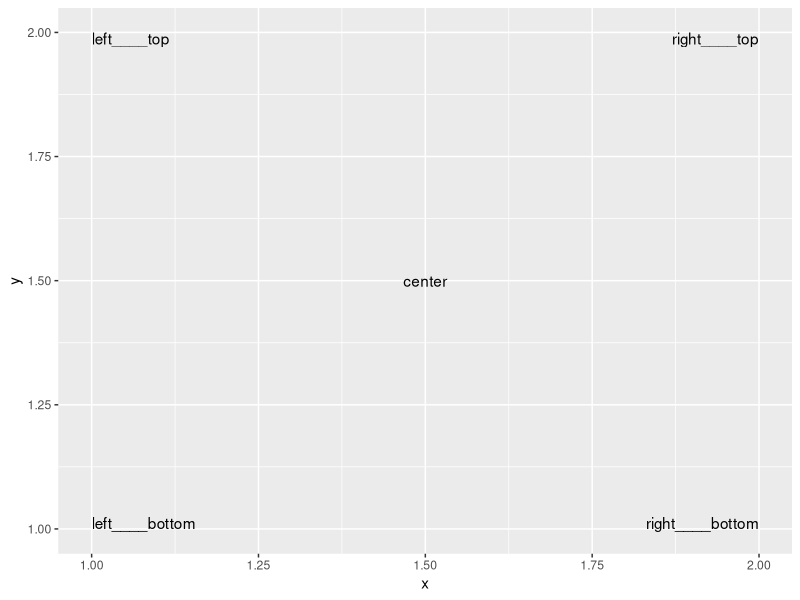

Generate this figure with R:
library("ggplot2")

df = data.frame(x = c(1, 2, 1, 2, 1.5),
                y = c(1, 1, 2, 2, 1.5),
                text = c("left____bottom", "right____bottom", 
                         "left____top", "right____top", "center"))

ggplot(data=df, aes(x, y)) +
  geom_text(aes(label = text), 
            vjust="inward", hjust="inward")
